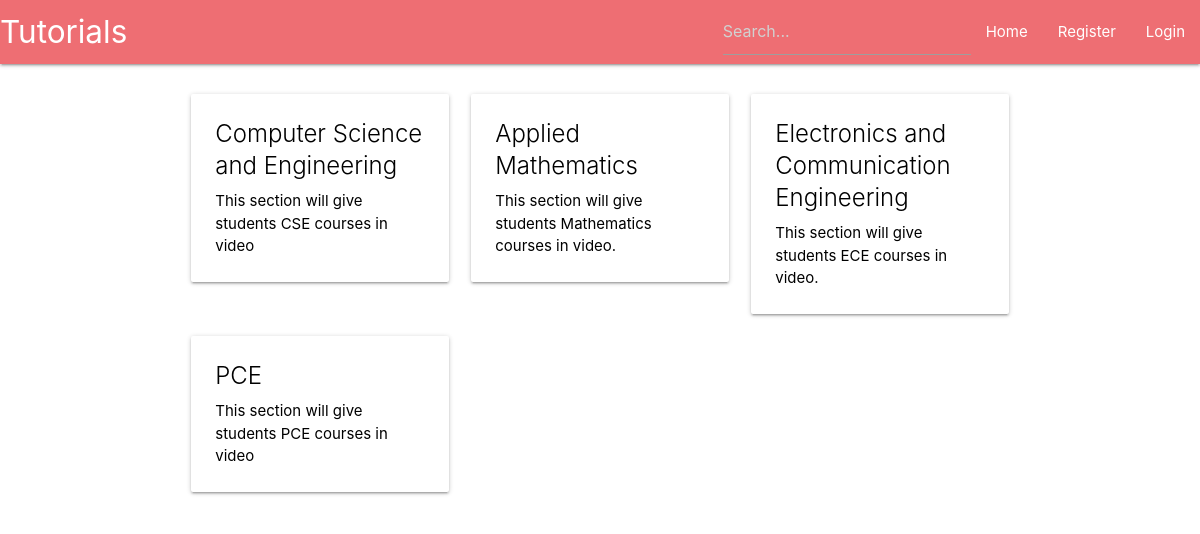
Screenshot of /studentube/ with the database file from the repository.
### tutor/models.py (models this page shows, shortened)
class Department(models.Model):
    department_name = models.CharField(max_length=200)
    department_description = models.CharField(max_length=200)
    department_created_at = models.DateTimeField(auto_now=True)
    class Meta:
        verbose_name_plural = "Department"

### tutor/views.py (the view)
# urls.py: path('', views.home, name='home'),
def home(request):
    d = Department.objects.all()
    """ for i in d:
        print(i.id)"""
    return render(request=request,
    template_name="tutor/departments.html",
    context={"department":d})

### tutor/templates/tutor/departments.html
{% extends "authentication/header.html" %}
{% block content %}
    <div class="row">
        {% for dep in department %}
            <div class="col s12 m6 l4">
                <a href="{{dep.department_name}}", style="color: black">
                <div class="card hoverable">
                    <div class="card-content">
                        <div class="card-title">{{dep.department_name}}</div>
                        <p>{{ dep.department_description }}</p>
                    </div>
                </div>
                </a>
            </div>
        {% endfor %}
    </div>
    {% endblock %}

### authentication/templates/authentication/header.html (shortened to what this page needs)
<!DOCTYPE html>
<html lang="en">
<head>
    {% load static %}
    <link href="{% static 'main/css/materialize.css' %}" rel="stylesheet">
</head>
<body>
        <nav>
            <div class="nav-wrapper">
            <a href="#" class="brand-logo">Tutorials</a>
            <ul id="nav-mobile" class="right hide-on-med-and-down">
                <li class="nav navbar-nav pull-right">
                    <form display:inline-block action="{% url 'tutor:search' %}" method ="GET">
                      <input type="text" name="q" placeholder="Search...">
                    </form>
                </li>
                <li><a href="{% url 'tutor:home' %}">Home</a></li>
                {% if user.is_authenticated %}
                    <li><a href="/admin/tutor/tutorial">+ add tutorial</a></li>
                    <li><a href="/account">{{user.username|capfirst}}</a></li>
                    <li><a href="{% url 'authentication:logout' %}">Logout</a></li>
                {% else %}
                    <li><a href="{% url 'authentication:register' %}">Register</a></li>
                    <li><a href="{% url 'authentication:login' %}">Login</a></li>
                {% endif %}
                </ul>
            </div>
        </nav>
        <div class="container">
            <br>
            {% block content %}
            {% endblock %}
        </div>
</body>
</html>

### rows the page displays
Department: department_name "Computer Science and Engineering", department_description "This section will give students CSE courses in video"
Department: department_name "Applied Mathematics", department_description "This section will give students Mathematics courses in video."
Department: department_name "Electronics and Communication Engineering", department_description "This section will give students ECE courses in video."
Department: department_name "PCE", department_description "This section will give students PCE courses in video"
